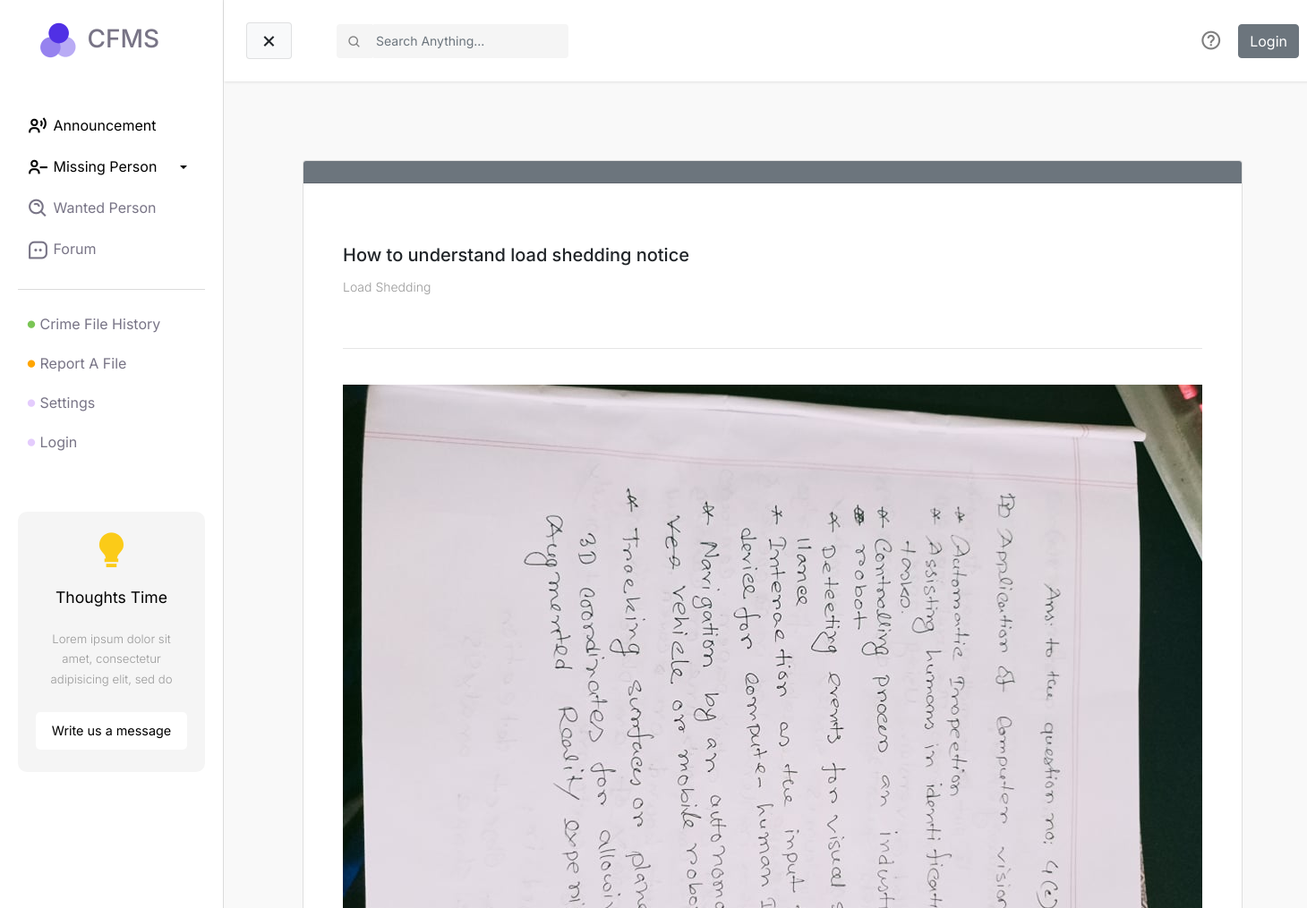
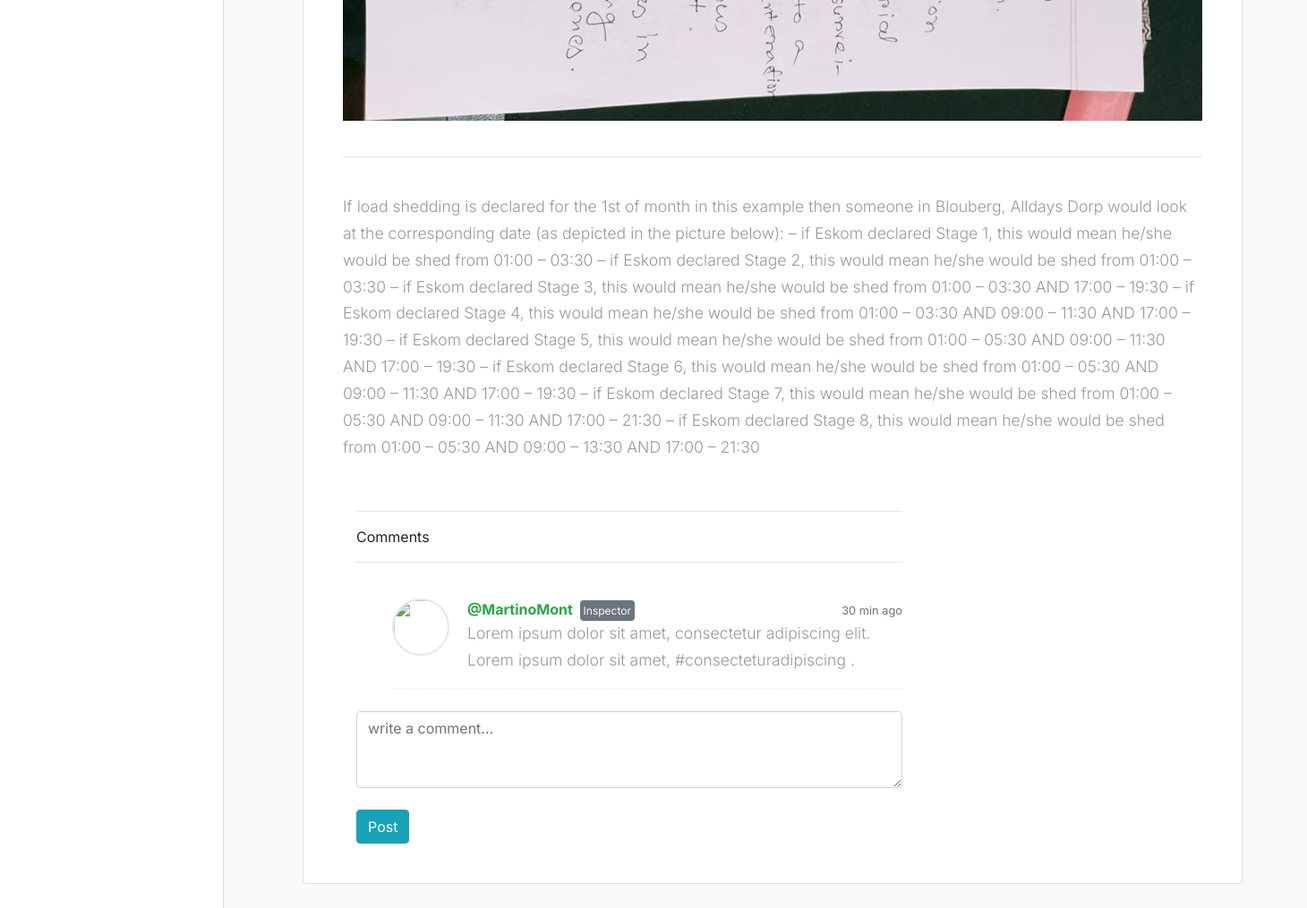
/forum/1/, run on the app's committed database (2 pictures, top to bottom).
### forum/models.py (models this page shows)
class Post(models.Model):
    date = models.DateTimeField(auto_now_add=True)
    title = models.CharField(max_length=255)
    image = models.ImageField(upload_to='forum')
    category = models.ForeignKey(Category, on_delete=models.CASCADE)
    description = models.TextField()

class Category(models.Model):
    title = models.CharField(max_length=255)

### forum/views.py (the view)
# urls.py: path('<int:id>/', views.postView, name="postView"),
def postView(request, id):
    try:
        post = Post.objects.select_related('category').get(pk=id)
    except Post.DoesNotExist:
        raise Http404("File does not exist")
    context = {
        'post': post
    }
    return render(request, 'post.html', context)

### templates/post.html (shortened to what this page needs)
{% extends "base.html" %} {% load static %} {% block css %}
<link rel="stylesheet" href="{% static 'css/single-file/style.css' %}" />
{% endblock %} {% block main %}
<div class="card m-5">
  <h5 class="text-center card-header text-light bg-secondary">
  </h5>
  <div class="card-body m-4">
    <br />
    <h5 class="card-title">{{ post.title|capfirst }}</h5>
    <p class="card-text" style="font-size: 14px">
      {{ post.category.title|capfirst }}
    </p>
    <br />
    <hr />
    <br />
    <img src="{{ post.image.url }}" alt="" />
    <br />
    <br />
    <hr />
    <br />
    <p class="card-text">{{ post.description|capfirst }}</p>
    <br />
    <div class="container">
      <div class="row bootstrap snippets bootdeys">
        <div class="col-md-8 col-sm-12">
          <div class="comment-wrapper">
            <div class="panel panel-info">
              <hr />
              <div class="panel-heading">Comments</div>
              <hr />
              <br />
              <div class="panel-body">
                <ul class="media-list">
                  <li class="media">
                    <a href="#" class="pull-left">
                      <img
                        src="https://bootdey.com/img/Content/user_1.jpg"
                        alt=""
                        class="img-circle"
                      />
                    </a>
                    <div class="media-body">
                      <span class="text-muted float-right">
                        <small class="text-muted">30 min ago</small>
                      </span>
                      <strong class="text-success"
                        >@MartinoMont
                        <small
                          class="user-title bg-secondary text-light p-1 rounded ml-1"
                          >Inspector</small
                        ></strong
                      >
                      <p>
                        Lorem ipsum dolor sit amet, consectetur adipiscing elit.
                        Lorem ipsum dolor sit amet,
                        <a href="#">#consecteturadipiscing </a>.
                      </p>
                    </div>
                  </li>
                </ul>
                <textarea
                  class="form-control"
                  placeholder="write a comment..."
                  rows="3"
                ></textarea>
                <br />
                <button type="button" class="btn btn-info pull-right">
                  Post
                </button>
              </div>
            </div>
          </div>
        </div>
      </div>
    </div>
  </div>
</div>
{% endblock %}

### static/css/base.css (style rules this page uses)
body { font-family: "Inter", sans-serif; background-color: #fff; }
p { font-family: "Inter", sans-serif; font-size: 1.1em; font-weight: 300; line-height: 1.7em; color: #999; }
a, a:hover, a:focus { color: inherit; text-decoration: none; transition: all 0.3s; }

### static/css/single-file/style.css (style rules this page uses)
.comment-wrapper .panel-body { max-height: 650px; overflow: auto; }
.comment-wrapper .panel-body .media-list .media { border-bottom: 1px dashed #efefef; margin-bottom: 25px; }
.comment-wrapper .panel-body .media-list .media .pull-left { margin-right: 20px; }
.comment-wrapper .panel-body .media-list .media .pull-left img { width: 64px; height: 64px; border: 2px solid #e5e7e8; border-radius: 50%; }
.comment-wrapper .panel-body .media-list .media .user-title { font-size: 12px; }

### data on the page
Post: title "How to understand load shedding notice", category "Load Shedding", image (picture), description "If load shedding is declared for the 1st of month in this example then someone in Blouberg, Alldays Dorp would look at the corresponding date (as depicted in the picture below): – if Eskom declared Stage 1, this would mean he/she would be shed from 01:00 – 03:30 – if Eskom declared Stage 2, this would mean he/she would be shed from 01:00 – 03:30 – if Eskom declared Stage 3, this would mean he/she would be shed from 01:00 – 03:30 AND 17:00 – 19:30 – if Eskom declared Stage 4, this would mean he/she would be shed from 01:00 – 03:30 AND 09:00 – 11:30 AND 17:00 – 19:30 – if Eskom declared Stage 5, this would mean he/she would be shed from 01:00 – 05:30 AND 09:00 – 11:30 AND 17:00 – 19:30 – if…"
